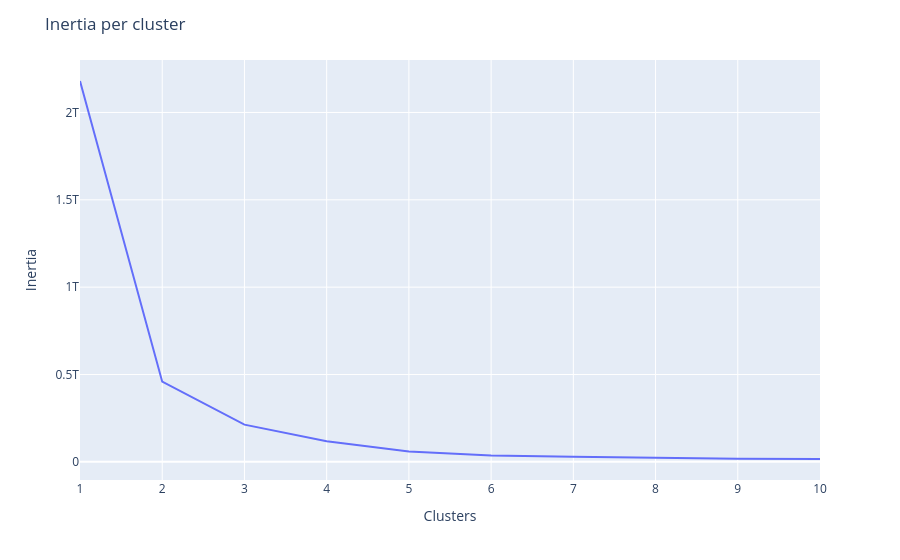

The cell this chart's notebook holds for it:
### Code cell
# Visualisation de l'inertie en fonction du nombre de clusters
# afin d'identifier le nombre optimal de clusters avec la méthode du coude

wcss_frame = pd.Series(wcss)
k_frame = pd.Series(k)

fig=px.line(
    x=k_frame,
    y=wcss_frame
)

fig.update_layout(
    yaxis_title="Inertia",
    xaxis_title="Clusters",
    title="Inertia per cluster"
)

fig.show()

### Figure 1 — Plotly figure (JSON) as saved in the notebook; plotly's stock layout.template omitted (floating-point values rounded to 4 significant figures)
{"data": [{"hovertemplate": "x=%{x}<br>y=%{y}<extra></extra>", "legendgroup": "", "line": {"color": "#636efa", "dash": "solid"}, "marker": {"symbol": "circle"}, "mode": "lines", "name": "", "orientation": "v", "showlegend": false, "type": "scatter", "x": [1, 2, 3, 4, 5, 6, 7, 8, 9, 10], "xaxis": "x", "y": [2180000000000.0, 459200000000.0, 213000000000.0, 118200000000.0, 59880000000.0, 36350000000.0, 29770000000.0, 23100000000.0, 17850000000.0, 16400000000.0], "yaxis": "y"}], "layout": {"legend": {"tracegroupgap": 0}, "margin": {"t": 60}, "title": {"text": "Inertia per cluster"}, "xaxis": {"anchor": "y", "domain": [0, 1], "title": {"text": "Clusters"}}, "yaxis": {"anchor": "x", "domain": [0, 1], "title": {"text": "Inertia"}}}}
